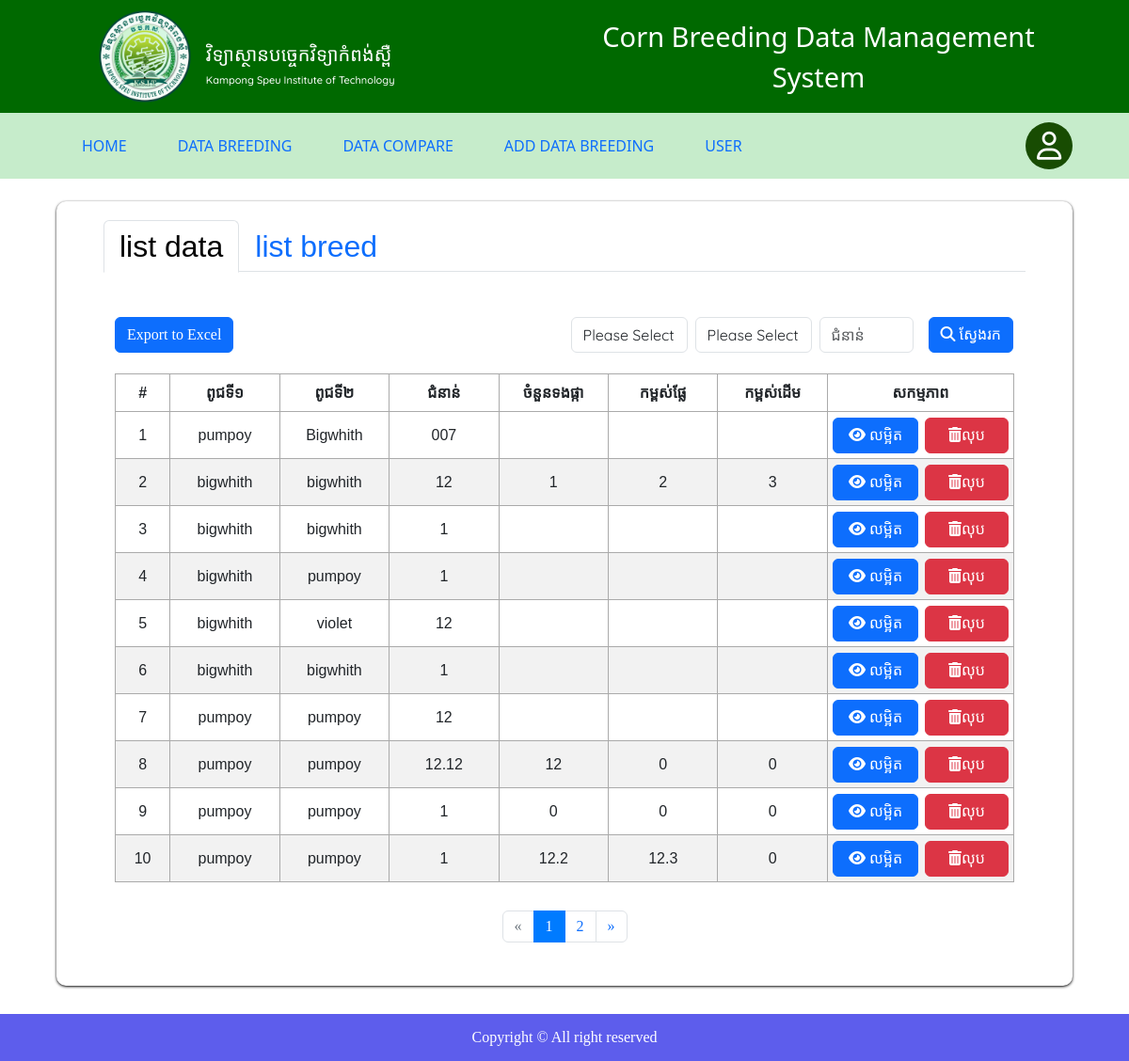
The app's page /admin/breed2.php (signed in) with its own data.
### tables this page shows
CREATE TABLE `data` (
  `id` int(10) NOT NULL,
  `breed1` varchar(20) NOT NULL,
  `breed2` varchar(20) NOT NULL,
  `version` text NOT NULL,
  `Number_of_stalks` text DEFAULT NULL,
  `Fruit_height` text NOT NULL,
  `Stem_height` text NOT NULL,
  `Leaf_angle` text NOT NULL,
  `Fruit_length` text NOT NULL,
  `Fruit_appearance` text NOT NULL,
  `Stem_length` text NOT NULL,
  `Male_flowering_age` text NOT NULL,
  `Flowering_age` text NOT NULL,
  `Flowering_age_gap` text NOT NULL,
  `Number_of_chrysanthemums` text NOT NULL,
  `Male_stalk_length` text DEFAULT NULL,
  `Fruit_length_and_skin` text DEFAULT NULL,
  `The_tail_on_the_end_of_the_fruit` text DEFAULT NULL,
  `Fertility` text DEFAULT NULL,
  `Original_size` text DEFAULT NULL,
  `Root_system` text DEFAULT NULL,
  `images` text NOT NULL,
  `Germination_rate` text NOT NULL,
  `Birth_rate_albino` text NOT NULL,
  `worm_damage_level` text NOT NULL,
  `Strength` text NOT NULL,
  `age_gap_between_male_and_female_flowers` text NOT NULL,
  `get_sick` text NOT NULL,
  `disease_level` text NOT NULL,
  `number_of_collapsed_trees` text NOT NULL,
  `peeled_fruit_diameter` text NOT NULL,
  `peel_number` text NOT NULL,
  `number_of_rows_of_seeds_per_fruit` text NOT NULL,
  `number_of_bullets_per_rows` text NOT NULL,
  `seed_range_shape` text NOT NULL,
  `sum` text NOT NULL,
  `grain_color` text NOT NULL,
  `fruit_peel` text NOT NULL,
  `weight` text NOT NULL,
  `worm` text NOT NULL,
  `seeding_vigor` text NOT NULL,
  `your_child_strength` text NOT NULL,
  `Number_of_roots` text NOT NULL,
  `Tip_length` text NOT NULL,
  `Male_flowering_day` text NOT NULL,
  `Flower_Day` text NOT NULL
);

### admin/breed2.php (the view, shortened to what this page needs)
<?php
include "include/forProfile.php";
$rowsPerPage = 10;
$currentPage = isset($_GET['page']) ? intval($_GET['page']) : 1;
$offset = ($currentPage - 1) * $rowsPerPage;
$startIndex = $offset + 1;
$totalRecordsQuery = "SELECT COUNT(*) as total FROM data";
$totalRecordsResult = $conn->query($totalRecordsQuery);
$totalRecords = $totalRecordsResult->fetch_assoc()['total'];
$totalPages = ceil($totalRecords / $rowsPerPage);
$sql = "SELECT * FROM data ORDER BY id DESC LIMIT $offset, $rowsPerPage";
$result = $conn->query($sql);
?>
<!DOCTYPE html>
<html lang="en">
<head>
    <?php include "include/head.php"; ?>
    <link href="https://cdn.jsdelivr.net/npm/bootstrap@5.3.3/dist/css/bootstrap.min.css" rel="stylesheet">
</head>
<body>
    <?php include_once "include/header.php" ?>
    <?php include "include/navigation.php"; ?>
    <br>
    <div class="wrappage ">
        <h2 class="container fload-start ">
            <ul class="nav nav-tabs" role="tablist">
                <li class="nav-item">
                    <a class="nav-link active" data-bs-toggle="tab" href="#home">list data</a>
                </li>
                <li class="nav-item">
                    <a class="nav-link" data-bs-toggle="tab" href="#menu1">list breed</a>
                </li>
            </ul>
        </h2>
        <div class="tab-content">
            <div id="home" class="container tab-pane active"><br>
                <div class="container pt-3" id="datafilter">
                    <form id="filters" class=" ">
                        <div class="float-start">
                            <button type="button" id="exportButton" class="btn btn-primary" onclick="exportToExcel()">Export to Excel</button>
                        </div>
                        <div class="float-end">
                            <div>
                                <div class="float-start mx-2 d-flex justify-content-between" style="font-family: 'Quicksand', 'Khmer OS siemreap', sans-serif; font-weight: 500;">
                                    <div class="float-start mx-2">
                                        <select class="form-control" name="filterBreed1" id="filterBreed1" required>
                                            <?php
                                            $sql = "SELECT breed_name FROM breed_name_tb";
                                            $result1 = $conn->query($sql);
                                            if ($result1 && $result1->num_rows > 0) {
                                                echo '<option value="">Please Select</option>';
                                            } else {
                                                echo '<option value="">No options available</option>';
                                            }
                                            ?>
                                        </select>
                                    </div>
                                    <div class="float-end">
                                        <select class="form-control " name="filterBreed2" id="filterBreed2" required>
                                            <option value="">Please Select</option>
                                        </select>
                                    </div>
                                    <div class="mx-2">
                                        <input style="width: 100px;" type="number" min="1" name="version" id="version" class="form-control" placeholder="ជំនាន់">
                                    </div>
                                </div>
                                <div class="float-end">
                                    <button type="button" id="applyFiltersBtn" class="btn btn-primary"><i class="fa-solid fa-magnifying-glass me-1"></i>ស្វែងរក</button>
                                </div>
                            </div>
                        </div>
                    </form>
                </div>
                <div id="list_user" class="container">
                    <table id='myTable' class="container">
                        <thead>
                            <tr class="text-center">
                                <th style="width: 5%;">#</th>
                                <th style="width: 10%;">ពូជទី១</th>
                                <th style="width: 10%;">ពូជទី២</th>
                                <th style="width: 10%;">ជំនាន់</th>
                                <th style="width: 10%;">ចំនួនទងផ្កា</th>
                                <th style="width: 10%;">កម្ពស់ផ្លែ</th>
                                <th style="width: 10%;">កម្ពស់ដើម</th>
                                <th style="width: 17%;">សកម្មភាព</th>
                            </tr>
                        </thead>
                        <tbody>
                            <?php
                            $i = $startIndex;;
                            if ($result->num_rows > 0) {
                                while ($row = $result->fetch_assoc()) {
                                    echo '<tr class="text-center">';
                                    echo '<td>' . $i++ . '</td>';
                                    echo '<td>' . $row['breed1'] . '</td>';
                                    echo '<td>' . $row['breed2'] . '</td>';
                                    echo '<td>' . $row['version'] . '</td>';
                                    echo '<td>' . $row['Number_of_stalks'] . '</td>';
                                    echo '<td>' . $row['Fruit_height'] . '</td>';
                                    echo '<td>' . $row['Stem_height'] . '</td>';
                                    echo "<td><a class='btn btn-primary text-white float-start px-3' href='details.php?id={$row['id']}'><i class='fa-solid fa-eye me-1'></i>លម្អិត</a>
                                   ";
                            ?>
                                    <button type="button" class='btn btn-danger float-end px-4' data-bs-toggle="modal" data-bs-target="#exampleModal<?php echo $row['id'] ?>" onclick="setDeleteParams(<?php echo $row['id'] ?>, <?php echo $currentPage ?>)">
                                        <i class="fa-solid fa-trash-can"></i>លុប
                                    </button>
                            <?php
                                    echo "</td>";
                                    echo '</tr>';
                                }
                            } else {
                                echo '<tr><td colspan="8" class="text-center">No matching records found.</td></tr>';
                            }
                            ?>
                        </tbody>
                    </table>
                    <div id="paginationSection">
                        <div class="d-flex justify-content-center mt-3">
                            <nav aria-label="Page navigation example">
                                <ul class="pagination">
                                    <li class="page-item <?php echo $currentPage == 1 ? 'disabled' : ''; ?>">
                                        <a class="page-link" href="?page=<?php echo $currentPage - 1; ?>" aria-label="Previous">
                                            <span aria-hidden="true">&laquo;</span>
                                        </a>
                                    </li>
                                    <?php
                                    for ($i = 1; $i <= $totalPages; $i++) {
                                        echo '<li class="page-item ' . ($i == $currentPage ? 'active' : '') . '">';
                                        echo '<a class="page-link" href="?page=' . $i . '">' . $i . '</a>';
                                        echo '</li>';
                                    }
                                    ?>
                                    <li class="page-item <?php echo $currentPage == $totalPages ? 'disabled' : ''; ?>">
                                        <a class="page-link" href="?page=<?php echo $currentPage + 1; ?>" aria-label="Next">
                                            <span aria-hidden="true">&raquo;</span>
                                        </a>
                                    </li>
                                </ul>
                            </nav>
                        </div>
                    </div>
                </div>
            </div>
            <div id="menu1" class="container tab-pane fade"><br>
                <div id="list_user" class="container">
                            <?php
                            $sql = "SELECT * FROM breed_name_tb ORDER BY id DESC";
                            $result = $conn->query($sql);
                            if ($result->num_rows > 0) {
                                while ($row1 = $result->fetch_assoc()) {
                                    echo "<th class='p-1' >
                                <button type='button' class='btn btn-primary float-start px-4' onclick='openUpdateModal({$row1['id']}, \"{$row1['breed_name']}\")' data-id='{$row1['id']}'><i class='fa-solid fa-pen-to-square me-1'></i>កែ</button>
                                <form  style='width: 100%;'   action='delete_breed.php' method='post'>
                                    <input type='hidden' name='breed_id' value='{$row1['id']}'>
                                    <button class='btn btn-danger float-end px-4' type='submit' name='delete' // onclick='return confirm(\"Are you sure you want to delete this breed?\")'><i class='fa-solid fa-trash me-1'></i>លុប</button>
                                </form></div> </th>";
                                }
                            } else {
                            }
                            ?>
    <?php
    include "include/footer.php";
    ?>
</body>
</html>

### admin/style/style.css (style rules this page uses)
.wrappage { margin: 0 auto; width: 1080px; margin-bottom: 30px; overflow: hidden; box-shadow: 0 1px 3px black; border-radius: 10px; }
.wrappage { width: 1080px; }
.wrappage > div { padding: 50px; font-family: Khmer OS Battambang; }
.wrappage >.tab-content { padding: 0; }
#filters { width: 955px; height: 60px; }
#datafilter { padding: 0px 50px 0px; }
.wrappage { width: 1080px; font-family: "Poppins","Khmer OS Battambang", sans-serif; font-weight: 100; }

### admin/style/style_user.css (style rules this page uses)
.wrappage h2 { padding: 20px 50px 0px; }
.wrappage form { width: 300px; }
.wrappage #list_user { padding: 0px 50px 30px; }
.wrappage #list_user table { height: 10px; width: 100%; border-collapse: collapse; margin-bottom: 30px; font-family: "Poppins", Khmer OS Battambang, sans-serif; font-weight: 500; }
.wrappage #list_user > table tr:nth-child(even) { background-color: #f2f2f2 }
.wrappage #list_user table th { border: 1px solid #aaaaaa; }
.wrappage #list_user table td { border: 1px solid #aaaaaa; padding:0px 5px; height: 50px; }
.wrappage #list_user table th { height: 40px; }

### admin/style/styledd.css (style rules this page uses)
body { font-family: Arial, sans-serif; margin: 0; padding: 0; }

### records on screen
data: breed1 "pumpoy", breed2 "Bigwhith", version "007"
data: breed1 "bigwhith", breed2 "bigwhith", version "12", Number_of_stalks "1", Fruit_height "2", Stem_height "3"
data: breed1 "bigwhith", breed2 "bigwhith", version "1"
data: breed1 "bigwhith", breed2 "pumpoy", version "1"
data: breed1 "bigwhith", breed2 "violet", version "12"
data: breed1 "bigwhith", breed2 "bigwhith", version "1"
data: breed1 "pumpoy", breed2 "pumpoy", version "12"
data: breed1 "pumpoy", breed2 "pumpoy", version "12.12", Number_of_stalks "12", Fruit_height "0", Stem_height "0"
data: breed1 "pumpoy", breed2 "pumpoy", version "1", Number_of_stalks "0", Fruit_height "0", Stem_height "0"
data: breed1 "pumpoy", breed2 "pumpoy", version "1", Number_of_stalks "12.2", Fruit_height "12.3", Stem_height "0"
